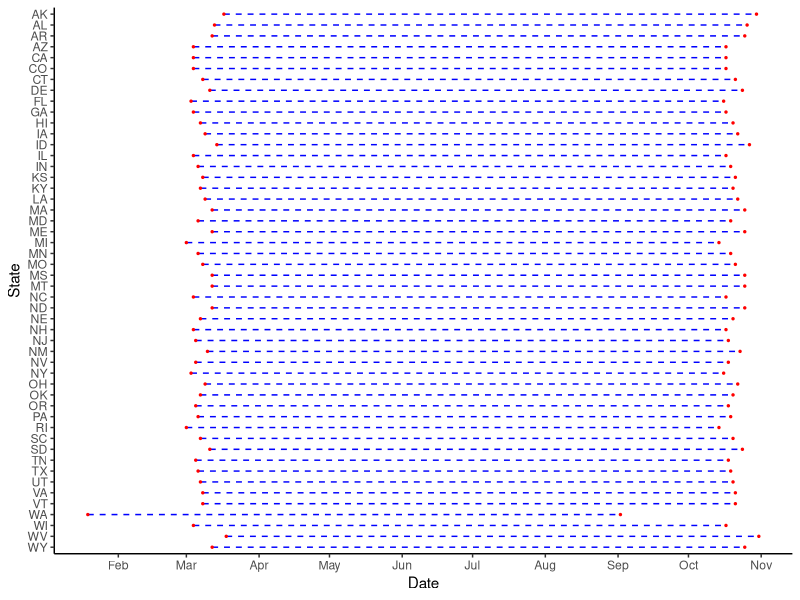

This figure's R source:
dsim <- 228 # days simulated

library(readr)
library(dplyr)
library(ggplot2)

setwd("~/Desktop/covid_parms/data/tidy_data")
state_positives <- read_csv("state-positives.csv")
df <- data.frame()
for (i in state.abb) {
  state <- subset(state_positives, state==i)
  d_max <- nrow(state)
  sim_start <- state$date[1]
  sim_end <- state$date[dsim]
  df <- rbind(df, data.frame(state=i,d_max=d_max,sim_start=sim_start,sim_end=sim_end))
}
# dsim_min <- subset(df, d_max == min(df$d_max))
# WV_date <- state_positives %>%
#   subset(state=="WV")
# WV_date[228,]  
# dsim_max <- subset(df, d_max == max(df$d_max))
# WA_date <- state_positives %>%
#   subset(state=="WA")
# WA_date[228,]  

df2 <- data.frame(id=df$state, min=df$sim_start, max=df$sim_end)

library(forcats)

setwd("~/Desktop/covid_parms/figures/tidy_figures")
pdf(file="state-day-ranges.pdf")

ggplot(df2, aes(x=fct_rev(id))) +
  geom_linerange(aes(ymin=min,ymax=max),linetype=2,color="blue")+
  geom_point(aes(y=min),size=0.5,color="red") +
  geom_point(aes(y=max),size=0.5,color="red") +
  theme(panel.grid.major = element_blank(), panel.grid.minor = element_blank(),
        panel.background = element_blank(), axis.line = element_line(colour = "black")) + 
  xlab("State") + ylab("Date") +
  coord_flip() + 
  scale_y_date(date_breaks = "1 month", date_labels = "%b")

dev.off()